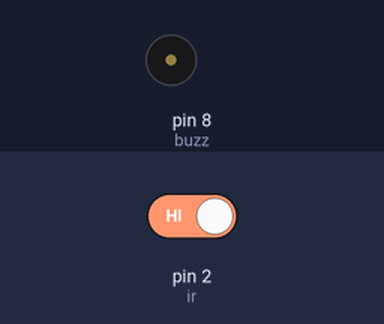
A sketch run on a simulated Arduino Uno, built with avr-gcc and run on an emulated ATmega328P. Parts: buzzer (waves = sounding, pin HIGH). The inputs (shaded band) are chosen by the test bench; at power-on: pin 2 (ir) HIGH.

Above: at 1.2 s.
1.3 s: pin 2 (ir) driven LOW
At 1.8 s:
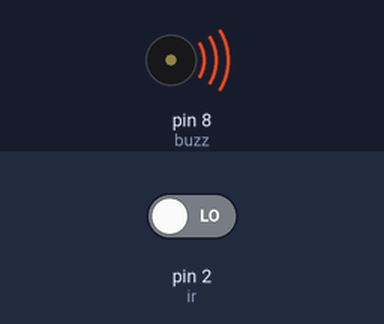
2.8 s: pin 2 (ir) driven HIGH
At 4.2 s:
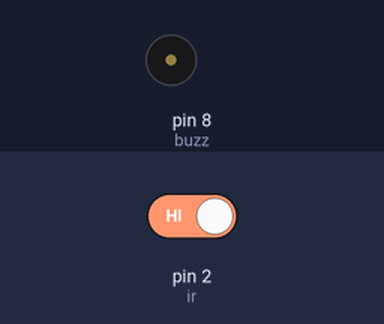
Timing chart, 0 to 5.8 s (numbered marks = the images above; inputs shaded):
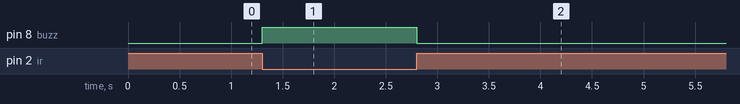

The sketch:

code.ino
```cpp
#define ir 2
#define buzz 8

void setup(){
  Serial.begin(115200);
  pinMode(ir, INPUT);
  pinMode(buzz, OUTPUT);
}

void loop(){
  if(digitalRead(ir)==LOW){
	digitalWrite(buzz, HIGH);
  }
  else{
    digitalWrite(buzz, LOW);
  }
}
```

Measured:
- after the input at 1.3 s, pin 8 (buzz): LOW → HIGH at once
- after the input at 2.8 s, pin 8 (buzz): HIGH → LOW at once
